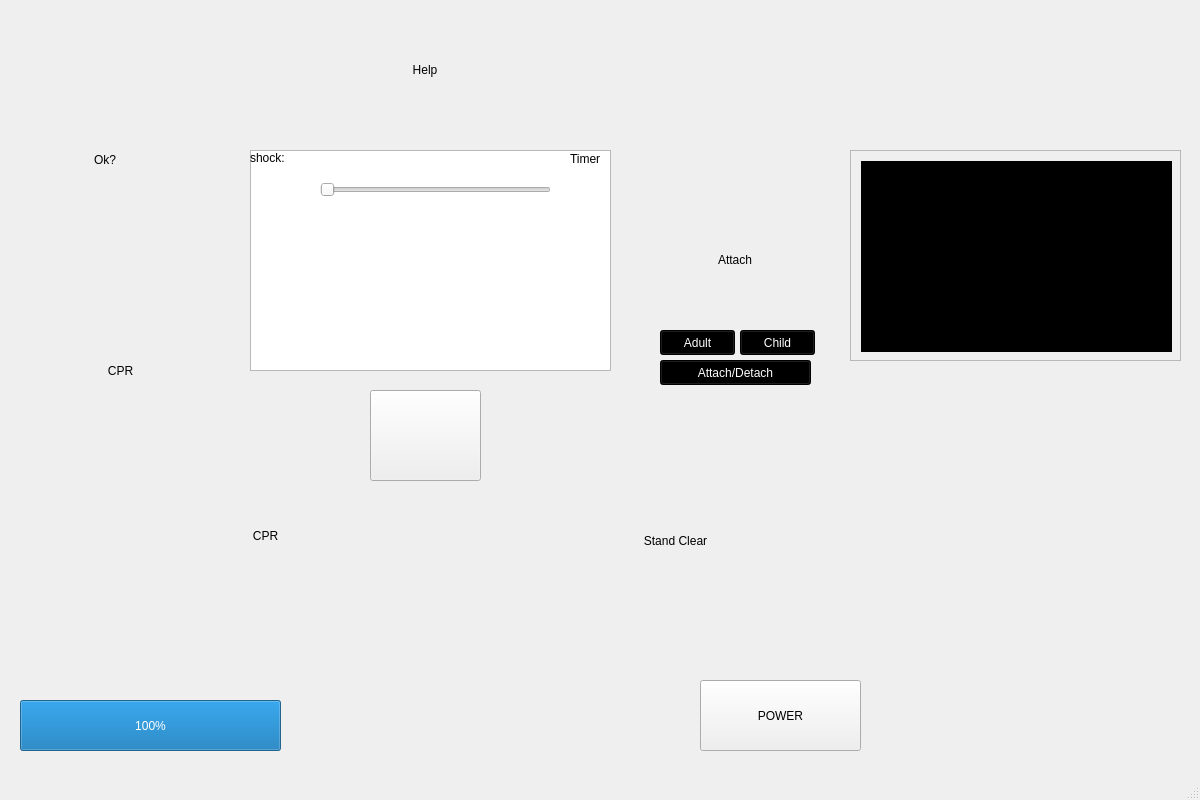
<?xml version="1.0" encoding="UTF-8"?>
<ui version="4.0">
 <class>AED_Display</class>
 <widget class="QMainWindow" name="AED_Display">
  <property name="geometry">
   <rect>
    <x>0</x>
    <y>0</y>
    <width>1200</width>
    <height>800</height>
   </rect>
  </property>
  <property name="windowTitle">
   <string>AED_Display</string>
  </property>
  <widget class="QWidget" name="centralwidget">
   <widget class="QTextBrowser" name="LCDScreen">
    <property name="geometry">
     <rect>
      <x>250</x>
      <y>150</y>
      <width>361</width>
      <height>221</height>
     </rect>
    </property>
    <property name="styleSheet">
     <string notr="true"/>
    </property>
   </widget>
   <widget class="QLabel" name="a_responsiveness">
    <property name="geometry">
     <rect>
      <x>30</x>
      <y>100</y>
      <width>150</width>
      <height>120</height>
     </rect>
    </property>
    <property name="minimumSize">
     <size>
      <width>150</width>
      <height>120</height>
     </size>
    </property>
    <property name="lineWidth">
     <number>1</number>
    </property>
    <property name="text">
     <string>Ok?</string>
    </property>
    <property name="alignment">
     <set>Qt::AlignCenter</set>
    </property>
   </widget>
   <widget class="QProgressBar" name="progressBar">
    <property name="geometry">
     <rect>
      <x>20</x>
      <y>700</y>
      <width>261</width>
      <height>51</height>
     </rect>
    </property>
    <property name="value">
     <number>100</number>
    </property>
   </widget>
   <widget class="QPushButton" name="pushButton">
    <property name="geometry">
     <rect>
      <x>700</x>
      <y>680</y>
      <width>161</width>
      <height>71</height>
     </rect>
    </property>
    <property name="text">
     <string>POWER</string>
    </property>
    <property name="iconSize">
     <size>
      <width>10</width>
      <height>10</height>
     </size>
    </property>
   </widget>
   <widget class="QLabel" name="attach_pads">
    <property name="geometry">
     <rect>
      <x>660</x>
      <y>200</y>
      <width>150</width>
      <height>120</height>
     </rect>
    </property>
    <property name="minimumSize">
     <size>
      <width>150</width>
      <height>120</height>
     </size>
    </property>
    <property name="lineWidth">
     <number>1</number>
    </property>
    <property name="text">
     <string>Attach</string>
    </property>
    <property name="alignment">
     <set>Qt::AlignCenter</set>
    </property>
   </widget>
   <widget class="QLabel" name="a_help">
    <property name="geometry">
     <rect>
      <x>350</x>
      <y>10</y>
      <width>150</width>
      <height>120</height>
     </rect>
    </property>
    <property name="minimumSize">
     <size>
      <width>150</width>
      <height>120</height>
     </size>
    </property>
    <property name="lineWidth">
     <number>1</number>
    </property>
    <property name="text">
     <string>Help</string>
    </property>
    <property name="alignment">
     <set>Qt::AlignCenter</set>
    </property>
   </widget>
   <widget class="QLabel" name="a_cpr">
    <property name="geometry">
     <rect>
      <x>30</x>
      <y>310</y>
      <width>181</width>
      <height>121</height>
     </rect>
    </property>
    <property name="minimumSize">
     <size>
      <width>150</width>
      <height>120</height>
     </size>
    </property>
    <property name="lineWidth">
     <number>1</number>
    </property>
    <property name="text">
     <string>CPR</string>
    </property>
    <property name="alignment">
     <set>Qt::AlignCenter</set>
    </property>
   </widget>
   <widget class="QLabel" name="a_standclear">
    <property name="geometry">
     <rect>
      <x>590</x>
      <y>470</y>
      <width>171</width>
      <height>141</height>
     </rect>
    </property>
    <property name="minimumSize">
     <size>
      <width>150</width>
      <height>120</height>
     </size>
    </property>
    <property name="lineWidth">
     <number>1</number>
    </property>
    <property name="text">
     <string>Stand Clear</string>
    </property>
    <property name="alignment">
     <set>Qt::AlignCenter</set>
    </property>
   </widget>
   <widget class="QLabel" name="a_cpr_2">
    <property name="geometry">
     <rect>
      <x>170</x>
      <y>470</y>
      <width>191</width>
      <height>131</height>
     </rect>
    </property>
    <property name="minimumSize">
     <size>
      <width>150</width>
      <height>120</height>
     </size>
    </property>
    <property name="lineWidth">
     <number>1</number>
    </property>
    <property name="text">
     <string>CPR</string>
    </property>
    <property name="alignment">
     <set>Qt::AlignCenter</set>
    </property>
   </widget>
   <widget class="QLabel" name="timer">
    <property name="geometry">
     <rect>
      <x>570</x>
      <y>150</y>
      <width>62</width>
      <height>17</height>
     </rect>
    </property>
    <property name="text">
     <string>Timer</string>
    </property>
   </widget>
   <widget class="QScrollArea" name="scrollArea">
    <property name="geometry">
     <rect>
      <x>850</x>
      <y>150</y>
      <width>331</width>
      <height>211</height>
     </rect>
    </property>
    <property name="widgetResizable">
     <bool>true</bool>
    </property>
    <widget class="QWidget" name="scrollAreaWidgetContents">
     <property name="geometry">
      <rect>
       <x>0</x>
       <y>0</y>
       <width>329</width>
       <height>209</height>
      </rect>
     </property>
     <widget class="QTextBrowser" name="audioMessages">
      <property name="geometry">
       <rect>
        <x>10</x>
        <y>10</y>
        <width>311</width>
        <height>191</height>
       </rect>
      </property>
      <property name="styleSheet">
       <string notr="true">background-color: rgb(0, 0, 0);
font: 75 10pt &quot;Serif&quot;;
color: rgb(51, 209, 122);</string>
      </property>
     </widget>
    </widget>
   </widget>
   <widget class="QLabel" name="waveform">
    <property name="geometry">
     <rect>
      <x>250</x>
      <y>280</y>
      <width>361</width>
      <height>41</height>
     </rect>
    </property>
    <property name="text">
     <string/>
    </property>
   </widget>
   <widget class="QLabel" name="waveform_type">
    <property name="geometry">
     <rect>
      <x>260</x>
      <y>330</y>
      <width>341</width>
      <height>20</height>
     </rect>
    </property>
    <property name="styleSheet">
     <string notr="true">text-align: center;</string>
    </property>
    <property name="text">
     <string/>
    </property>
   </widget>
   <widget class="QPushButton" name="shock_button">
    <property name="geometry">
     <rect>
      <x>370</x>
      <y>390</y>
      <width>111</width>
      <height>91</height>
     </rect>
    </property>
    <property name="text">
     <string/>
    </property>
   </widget>
   <widget class="QLabel" name="shockCount">
    <property name="geometry">
     <rect>
      <x>250</x>
      <y>150</y>
      <width>61</width>
      <height>16</height>
     </rect>
    </property>
    <property name="sizePolicy">
     <sizepolicy hsizetype="Expanding" vsizetype="Preferred">
      <horstretch>0</horstretch>
      <verstretch>0</verstretch>
     </sizepolicy>
    </property>
    <property name="text">
     <string>shock:</string>
    </property>
   </widget>
   <widget class="QPushButton" name="adult">
    <property name="geometry">
     <rect>
      <x>660</x>
      <y>330</y>
      <width>75</width>
      <height>25</height>
     </rect>
    </property>
    <property name="styleSheet">
     <string notr="true">background-color: rgb(0, 0, 0);color: rgb(255, 255, 255)
</string>
    </property>
    <property name="text">
     <string>Adult</string>
    </property>
   </widget>
   <widget class="QPushButton" name="child">
    <property name="geometry">
     <rect>
      <x>740</x>
      <y>330</y>
      <width>75</width>
      <height>25</height>
     </rect>
    </property>
    <property name="styleSheet">
     <string notr="true">background-color: rgb(0, 0, 0);color: rgb(255, 255, 255)
</string>
    </property>
    <property name="text">
     <string>Child</string>
    </property>
   </widget>
   <widget class="QPushButton" name="attach">
    <property name="geometry">
     <rect>
      <x>660</x>
      <y>360</y>
      <width>151</width>
      <height>25</height>
     </rect>
    </property>
    <property name="styleSheet">
     <string notr="true">background-color: rgb(0, 0, 0);color: rgb(255, 255, 255)
</string>
    </property>
    <property name="text">
     <string>Attach/Detach</string>
    </property>
   </widget>
   <widget class="QSlider" name="horizontalSlider">
    <property name="geometry">
     <rect>
      <x>320</x>
      <y>180</y>
      <width>231</width>
      <height>20</height>
     </rect>
    </property>
    <property name="orientation">
     <enum>Qt::Horizontal</enum>
    </property>
   </widget>
   <widget class="QLabel" name="depth_value">
    <property name="geometry">
     <rect>
      <x>400</x>
      <y>200</y>
      <width>62</width>
      <height>17</height>
     </rect>
    </property>
    <property name="text">
     <string/>
    </property>
   </widget>
  </widget>
  <widget class="QMenuBar" name="menubar">
   <property name="geometry">
    <rect>
     <x>0</x>
     <y>0</y>
     <width>1200</width>
     <height>22</height>
    </rect>
   </property>
  </widget>
  <widget class="QStatusBar" name="statusbar"/>
 </widget>
 <resources/>
 <connections/>
</ui>
